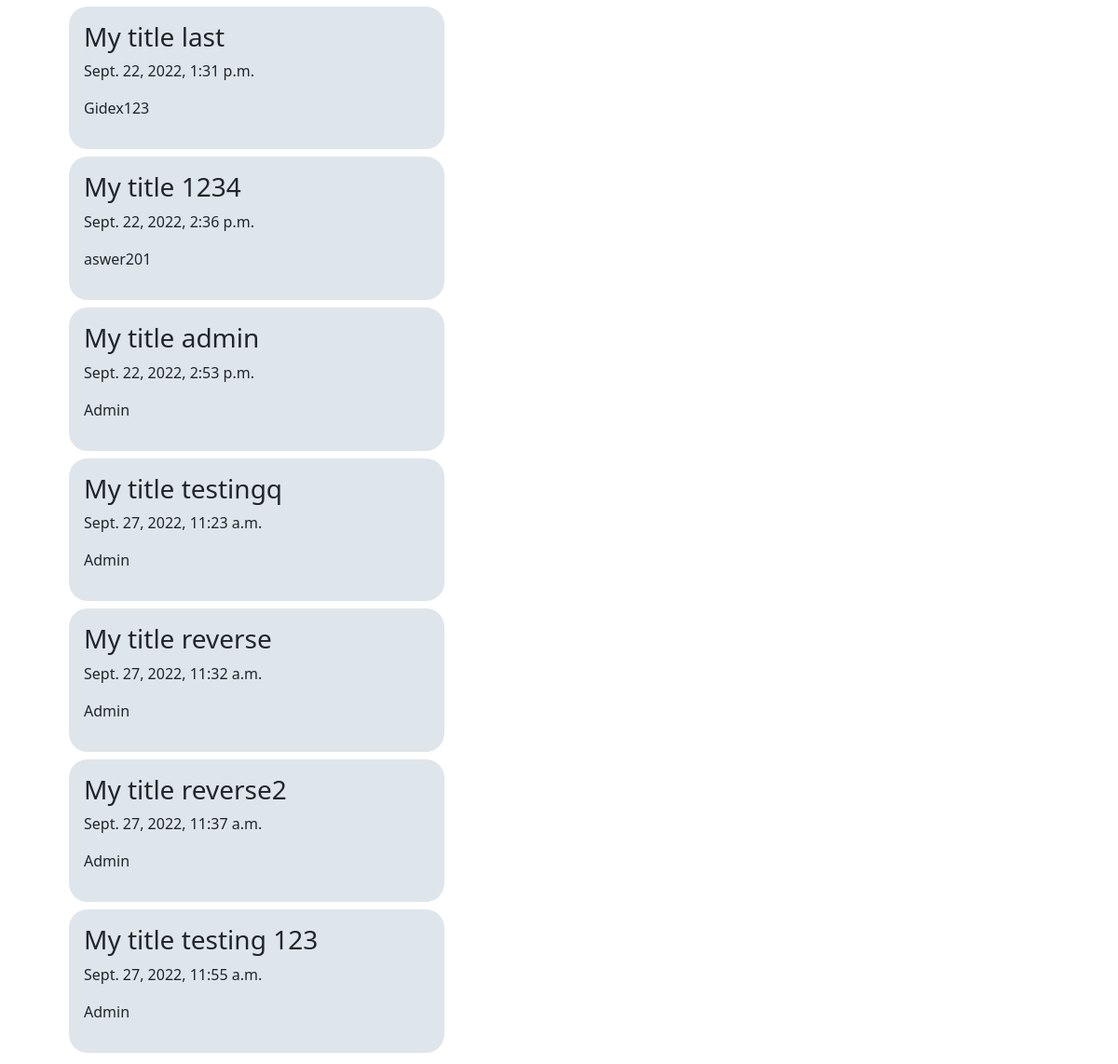
/blocktest/ (lower part), run on an earlier commit of the app's database.
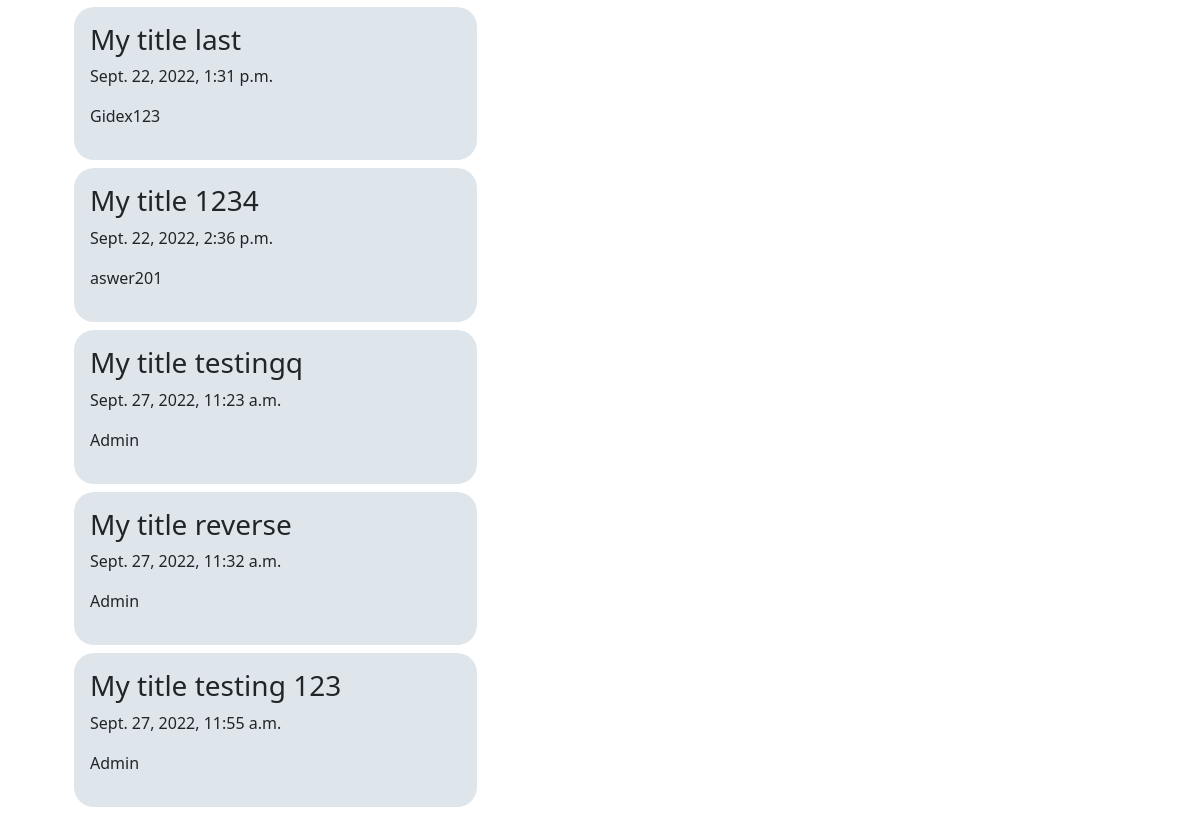
And on a later commit of the database.
### my_app/models.py (models this page shows, shortened)
class Post(models.Model):
    title = models.CharField(max_length=50, default='My title')
    body = models.TextField()
    date_created = models.DateTimeField(default = timezone.now)
    owner = models.ForeignKey(User, on_delete=models.CASCADE)

### my_app/views.py (the view)
# urls.py: path('blocktest/', views.blocktest, name='blocktest'),
def blocktest(request):
    request.user
    all_posts = Post.objects.all()
    last_post = Post.objects.last()
    context = {
        'all_posts': all_posts,
        'lastpost': last_post
    }
    return render(request, 'my_app/blocktest.html', context)

### my_app/templates/my_app/blocktest.html (shortened to what this page needs)
{% extends 'my_app/base.html' %}
{% block main-content %}
<div class="container">
    <div class="row">
        <div class="col-10 ">
            {% for post in all_posts %}
            <div class=" m-1 p-3 mb-2" style="border-radius: 20px; background-color: #dee6ec;">
                <h3> {{post.title}}</h3>
                <p>{{post.date_created}}</p>
                <p>{{post.owner.username}}</p>
            </div>
            {% endfor %}
        </div>
    </div>
</div>
{% endblock main-content %}

What changed in the data, as far as the page shows it:
removed Post: title "My title admin", date_created "Sept. 22, 2022, 2:53 p.m.", owner.username "Admin"
removed Post: title "My title reverse2", date_created "Sept. 27, 2022, 11:37 a.m.", owner.username "Admin"
